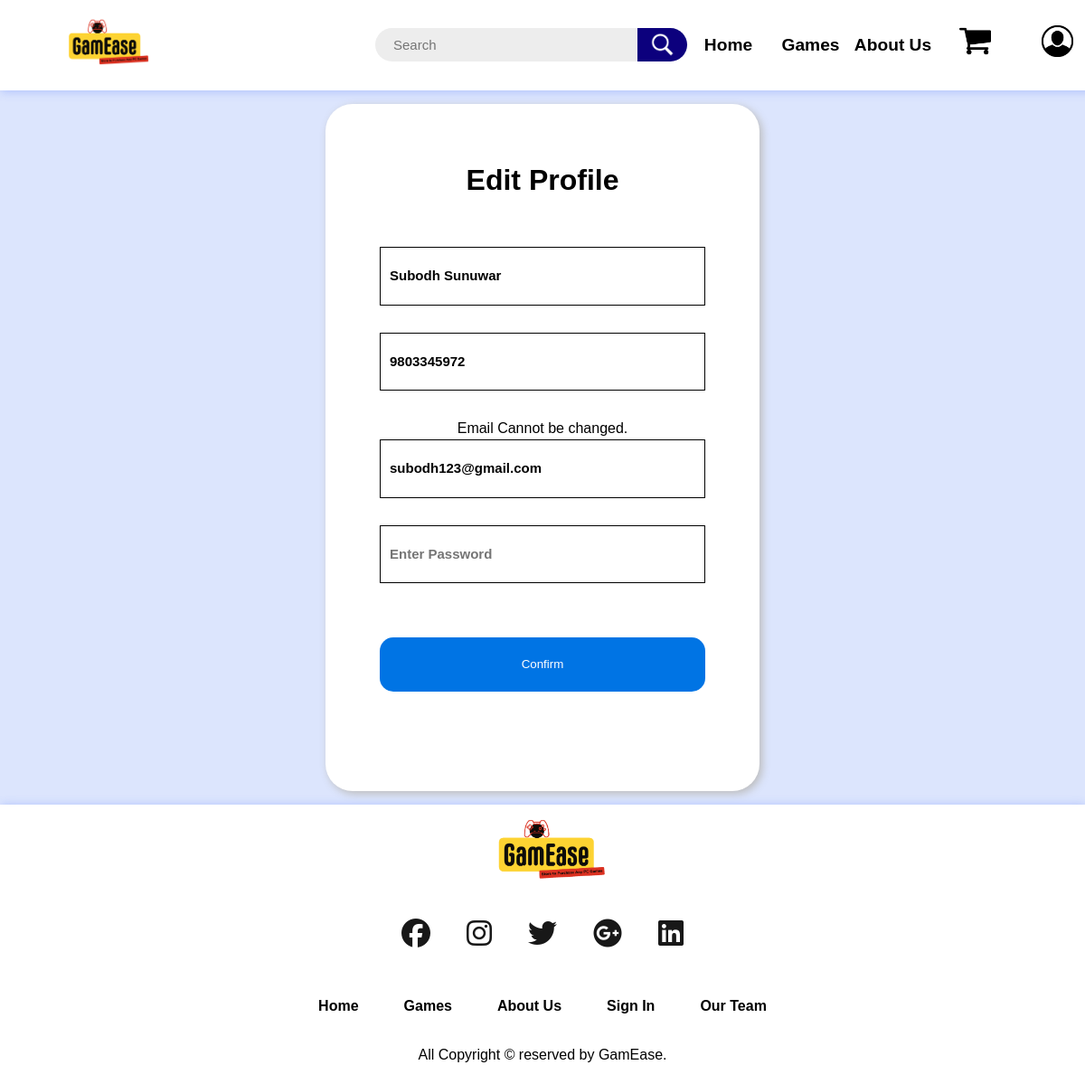
/SourceCode/edit_profile.php?user_id=1, run on the app's committed database.
### tables this page shows
CREATE TABLE `users` (
  `user_id` int(11) NOT NULL,
  `fullname` varchar(100) NOT NULL,
  `phone` varchar(20) NOT NULL,
  `email` varchar(100) NOT NULL,
  `password` varchar(255) NOT NULL,
  `role` varchar(5) NOT NULL DEFAULT 'user',
  `created_at` timestamp NOT NULL DEFAULT current_timestamp(),
  `updated_at` timestamp NOT NULL DEFAULT current_timestamp() ON UPDATE current_timestamp()
);

### SourceCode/edit_profile.php (the view, shortened to what this page needs)
<?php
include "header.php";
include "../Database/connection.php";
if (isset($_GET['user_id'])):
    $id = $_GET['user_id'];
    $sql = "SELECT user_id, fullname, phone, email, password FROM users WHERE user_id=$id";
    $res = mysqli_query($conn, $sql);
    $row = mysqli_fetch_assoc($res);
?>
<div class="edit-profile-container">
    <form action="#" method="post" class="edit-profile" name="edit_profile">
        <h1>Edit Profile</h1>
        <div class="edit-profile-form">
            <div class="edit-profile-field">
                <input type="text" id="fname" name="fname" value="<?php echo htmlspecialchars($row['fullname']); ?>"
                    placeholder="Full Name">
            </div>
            <div class="edit-profile-field">
                <input type="text" id="phone" name="phone" value="<?php echo htmlspecialchars($row['phone']); ?>"
                    placeholder="Phone Number">
            </div>
            <div class="edit-profile-field">
                <label for="email">Email Cannot be changed.</label>
                <input type="email" id="email" name="email" value="<?php echo htmlspecialchars($row['email']); ?>"
                    disabled>
            </div>
            <div class="edit-profile-field">
                <input type="password" id="psw" name="psw" value="" placeholder="Enter Password">
            </div>
            <button type="submit" name="submit">Confirm</button>
        </div>
    </form>
</div>
<?php
endif;
include "footer.php";
?>

### SourceCode/style.css (style rules this page uses)
* { padding: 0; margin: 0; line-height: 1.5; user-select: none; font-family: 'Josefin Sans', sans-serif; }
body { background-color: #cad7fda4; max-width: 100%; overflow-x: hidden; }
.edit-profile-container { background-color: white; box-shadow: 3px 3px 10px rgb(188, 188, 188); color: black; padding: 60px; margin: 15px auto; max-width: 30%; text-align: center; height: auto; border-radius: 30px; }
.edit-profile-form { padding: 20px 0; }
.edit-profile-field { width: 100%; overflow: visible; margin: 30px 0; }
.edit-profile-field input { padding-left: 10px; font-weight: bold; font-size: 15px; width: 100%; padding: 20px 10px; background-color: white; border: 1px solid black; color: black; box-sizing: border-box; }
.edit-profile-form button { margin-top: 30px; width: 100%; background: rgb(0, 116, 228); color: white; border: none; padding: 20px; margin-bottom: 30px; cursor: pointer; border-radius: 15px; }

### data on the page
users: fname "Subodh Sunuwar", phone "9803345972", email "subodh123@gmail.com"
